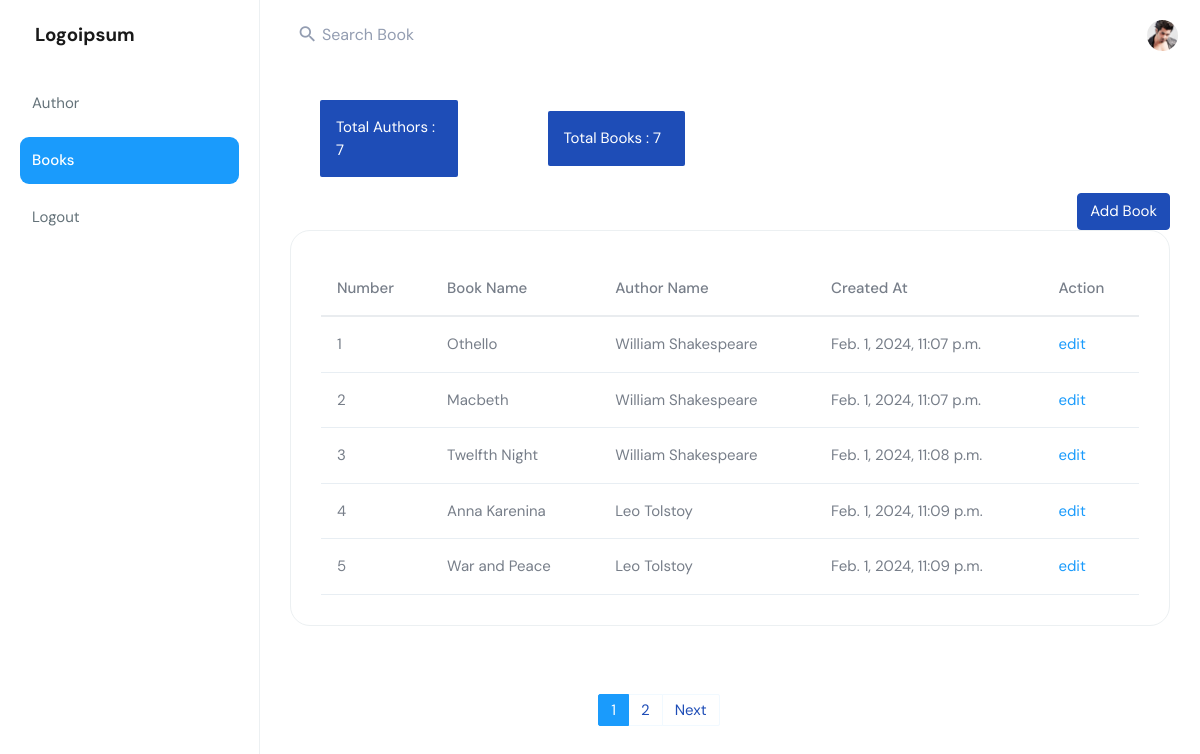
The page /books/ on the database its author committed.
### library/models.py (models this page shows, shortened)
class book1(models.Model):
    BOOK_NAME = models.CharField(max_length=20, null=True)
    AUTHOR_NAME = models.CharField(max_length=20, null=True,)
    BOOK_ID = models.AutoField(primary_key=True, unique=True)
    CREATED_AT = models.DateTimeField(auto_now_add=True)

### library/views.py (the view)
# urls.py: path('books/', views.books),
def books(request):
    search = request.GET.get('search', "")
    if search:
        product = book1.objects.filter(Q(BOOK_NAME__icontains=search) | Q(AUTHOR_NAME__icontains=search))
    else:
        product = book1.objects.all()
    page = request.GET.get('page', 1)
    product_paginator = Paginator(product, PRODUCTS_PER_PAGE)
    try:
        product = product_paginator.page(page)
    except EmptyPage:
        product = product_paginator.page(product_paginator.num_pages)
    except:
        product = product_paginator.page(PRODUCTS_PER_PAGE)
    return render(request, "books.html",
                  {"product": product, 'page_obj': product, 'is_paginated': True, 'paginator': product_paginator})

### templates/books.html (shortened to what this page needs)
<!DOCTYPE html>
{% load static%}
<html dir="ltr" lang="en">
<head>
    <link rel="stylesheet" href="https://cdn.jsdelivr.net/npm/bootstrap@4.0.0/dist/css/bootstrap.min.css">
    <link href="{% static 'dist/css/style.min.css'%}" rel="stylesheet">
</head>
<body>
    <div id="main-wrapper" data-layout="vertical" data-navbarbg="skin5" data-sidebartype="full"
        data-sidebar-position="absolute" data-header-position="absolute" data-boxed-layout="full">
        <header class="topbar" data-navbarbg="skin6">
            <nav class="navbar top-navbar navbar-expand-md navbar-light">
                <div class="navbar-header" data-logobg="skin6">
                    <a class="navbar-brand" href="index.html">
                        <b class="logo-icon">Logoipsum</b>
                        </a>
                </div>
                <div class="navbar-collapse collapse" id="navbarSupportedContent" data-navbarbg="skin5">
                    <ul class="navbar-nav float-start me-auto">
                         <li class="nav-item search-box"> <a class="nav-link waves-effect waves-dark"
                                href="javascript:void(0)"><i class="mdi mdi-magnify me-1"></i> <span  class="font-16">Search Book</span></a>
                        </li>
                    </ul>
                    <ul class="navbar-nav float-end">
                         <li class="nav-item dropdown">
                            <a class="nav-link dropdown-toggle text-muted waves-effect waves-dark pro-pic" href="#" id="navbarDropdown" role="button" data-bs-toggle="dropdown" aria-expanded="false">
                                <img src="{% static 'assets/images/users/profile.png'%}" alt="user" class="rounded-circle" width="31">
                            </a>
                        </li>
                    </ul>
                </div>
            </nav>
        </header>
        <aside class="left-sidebar" data-sidebarbg="skin6">
            <div class="scroll-sidebar">
                <nav class="sidebar-nav">
                    <ul id="sidebarnav">
                        <li class="sidebar-item"> <a class="sidebar-link waves-effect waves-dark sidebar-link" href="/author/" aria-expanded="false"><span class="hide-menu">Author</span></a></li>
                        <li class="sidebar-item"> <a class="sidebar-link waves-effect waves-dark sidebar-link" href="/books/" aria-expanded="false"><span class="hide-menu">Books</span></a></li>
                        <li class="sidebar-item"> <a class="sidebar-link waves-effect waves-dark sidebar-link" href="/logout/" aria-expanded="false"><span class="hide-menu">Logout</span></a></li>
                    </ul>
                </nav>
            </div>
        </aside>
        <div class="page-wrapper">
            <div class="page-breadcrumb">
                <div class="row align-items-center">
                    <div class="col-3">
                        <div class="container">
                        <div class="rounded bg-primary text-white p-3 mb-3 ">
                            Total Authors : <span id="totalCount"></span>
                        </div>
                        </div>
                    </div>
                    <div class="col-3">
                        <div class="container">
                        <div class="rounded bg-primary text-white p-3 mb-3 ">
                            Total Books : <span id="totalCount1"></span>
                        </div>
                        </div>
                    </div>
                    <div class="col-12">
                        <div class="text-end upgrade-btn">
                            <button type="button" class="btn btn-primary" data-toggle="modal" data-target="#exampleModalCenter">Add Book</button>
                        </div>
                </div>
            </div>
                <div class="row">
                    <div class="col-12">
                        <div class="card">
                            <div class="card-body">
                                <div class="table-responsive">
                                    <table class="table mb-0 table-hover align-middle text-nowrap">
                                        <thead>
                                            <tr>
                                                <th class="border-top-0">Number</th>
                                                <th class="border-top-0">Book Name</th>
                                                <th class="border-top-0">Author Name</th>
                                                <th class="border-top-0">Created At</th>
                                                <th class="border-top-0">Action</th>
                                            </tr>
                                        </thead>
                                        <tbody>
                                            {% for c in product%}
                                             <tr>
                                                 <td>{{ forloop.counter}}</td>
                                                 <td>{{c.BOOK_NAME}}</td>
                                                 <td>{{c.AUTHOR_NAME}}</td>
                                                 <td>{{c.CREATED_AT}}</td>
                                                 <td><a href="/editbook/{{c.id}}">edit</a></td>
                                             </tr>
                                            {% endfor%}
                                        </tbody>
                                    </table>
                                </div>
                            </div>
                        </div>
                    </div>
        </div>
                <div class="container">
    <div class="row my-5">
        <div class="col-md-4 offset-md-4">
            {% if is_paginated %}
        <nav aria-label="Page navigation example">
  <ul class="pagination">
      {% for i in paginator.page_range %}
      {% if i == page_obj.number%}
      <li class="page-item active" aria-current="page">
        <a class="page-link" href="/books/?page={{i}}" span class="visually-hidden">{{i}}</span></a>
      </li>
      {% else %}
      <li class="page-item"><a class="page-link" href="/books/?page={{i}}">{{i}}</a></li>
      {% endif %}
      {% endfor %}
      {% if page_obj.has_next %}
      <li class="page-item">
      <a class="page-link" tabindex="-1" href="/books/?page={{ page_obj.next_page_number }}">Next</a>
    </li>
     {% endif %}
      </ul>
    </nav>
    {% endif %}
  </div>
        </div>
    </div>
</div>
    </div>
    </div>
</body>
</html>

### rows shown on the page
book1: BOOK_NAME "Othello", AUTHOR_NAME "William Shakespeare", CREATED_AT "Feb. 1, 2024, 11:07 p.m."
book1: BOOK_NAME "Macbeth", AUTHOR_NAME "William Shakespeare", CREATED_AT "Feb. 1, 2024, 11:07 p.m."
book1: BOOK_NAME "Twelfth Night", AUTHOR_NAME "William Shakespeare", CREATED_AT "Feb. 1, 2024, 11:08 p.m."
book1: BOOK_NAME "Anna Karenina", AUTHOR_NAME "Leo Tolstoy", CREATED_AT "Feb. 1, 2024, 11:09 p.m."
book1: BOOK_NAME "War and Peace", AUTHOR_NAME "Leo Tolstoy", CREATED_AT "Feb. 1, 2024, 11:09 p.m."

### other values the page prints
{{ i }} "1"
{{ i }} "2"
